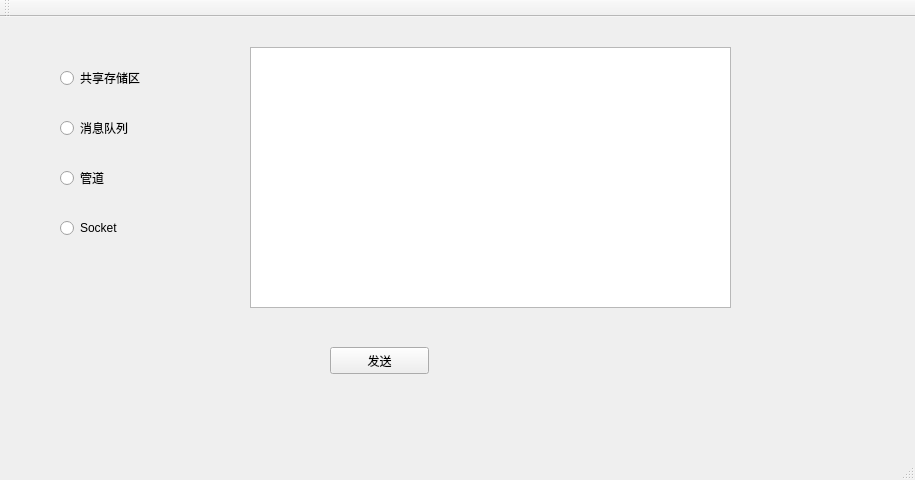
<?xml version="1.0" encoding="UTF-8"?>
<ui version="4.0">
 <class>MainWindow</class>
 <widget class="QMainWindow" name="MainWindow">
  <property name="geometry">
   <rect>
    <x>0</x>
    <y>0</y>
    <width>915</width>
    <height>480</height>
   </rect>
  </property>
  <property name="windowTitle">
   <string>发送端</string>
  </property>
  <widget class="QWidget" name="centralWidget">
   <widget class="QTextEdit" name="textEdit">
    <property name="geometry">
     <rect>
      <x>250</x>
      <y>30</y>
      <width>481</width>
      <height>261</height>
     </rect>
    </property>
   </widget>
   <widget class="QPushButton" name="pushButton">
    <property name="geometry">
     <rect>
      <x>330</x>
      <y>330</y>
      <width>99</width>
      <height>27</height>
     </rect>
    </property>
    <property name="text">
     <string>发送</string>
    </property>
   </widget>
   <widget class="QRadioButton" name="radioButton">
    <property name="geometry">
     <rect>
      <x>60</x>
      <y>50</y>
      <width>117</width>
      <height>22</height>
     </rect>
    </property>
    <property name="text">
     <string>共享存储区</string>
    </property>
   </widget>
   <widget class="QRadioButton" name="radioButton_2">
    <property name="geometry">
     <rect>
      <x>60</x>
      <y>100</y>
      <width>117</width>
      <height>22</height>
     </rect>
    </property>
    <property name="text">
     <string>消息队列</string>
    </property>
   </widget>
   <widget class="QRadioButton" name="radioButton_3">
    <property name="geometry">
     <rect>
      <x>60</x>
      <y>150</y>
      <width>117</width>
      <height>22</height>
     </rect>
    </property>
    <property name="text">
     <string>管道</string>
    </property>
   </widget>
   <widget class="QRadioButton" name="radioButton_4">
    <property name="geometry">
     <rect>
      <x>60</x>
      <y>200</y>
      <width>117</width>
      <height>22</height>
     </rect>
    </property>
    <property name="text">
     <string>Socket</string>
    </property>
   </widget>
  </widget>
  <widget class="QToolBar" name="mainToolBar">
   <attribute name="toolBarArea">
    <enum>TopToolBarArea</enum>
   </attribute>
   <attribute name="toolBarBreak">
    <bool>false</bool>
   </attribute>
  </widget>
  <widget class="QStatusBar" name="statusBar"/>
 </widget>
 <layoutdefault spacing="6" margin="11"/>
 <resources/>
 <connections/>
</ui>
